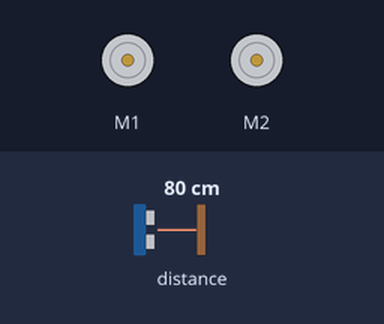
Bench run of a program on a simulated BBC micro:bit (MakeCode). On the bench: 2 × DC motor (green arrow = forward, orange = backward, longer = faster). The inputs (shaded band) are chosen by the test bench; at power-on: distance to the obstacle 80 cm.

Above: at 1.2 s.
1.3 s: distance to the obstacle set to 11 cm
2.8 s: distance to the obstacle set to 8 cm
At 2.96 s:
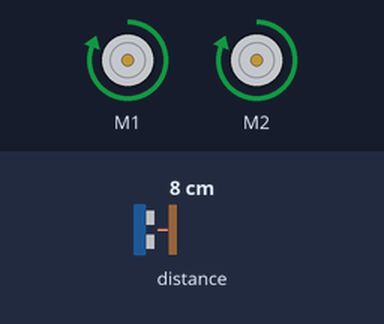
5.8 s: distance to the obstacle set to 18 cm
At 5.8 s:
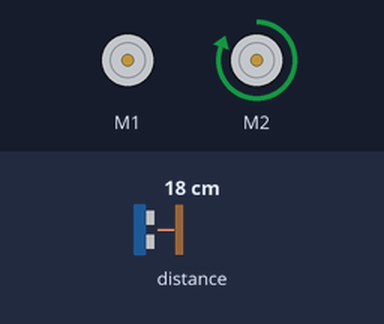
7.3 s: distance to the obstacle set to 2 cm
At 7.46 s:
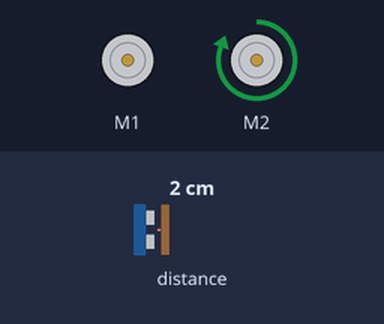
Timing chart, 0 to 11.3 s (numbered marks = the images above; inputs shaded):
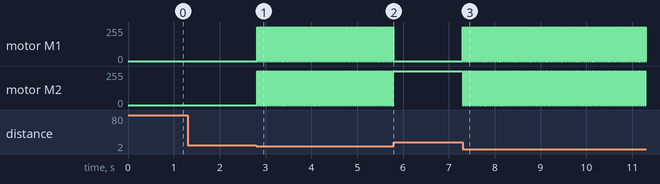

Measured:
- the behaviour switches between 10 and 9 cm on distance to the obstacle (found by bisection; images 0 and 1)
- after the input at 1.3 s, every drawn part: stays the same
- after the input at 2.8 s, motor M1, motor M2: alternates forward 255/255 for 0.02 s and stopped for 0.02 s, starting at once
- after the input at 5.8 s, motor M1: stops changing and stays stopped; motor M2: stops changing and stays forward 255/255
- after the input at 7.3 s, motor M1, motor M2: alternates forward 255/255 for 0.02 s and stopped for 0.02 s, starting at once

The program:

main.ts
```typescript
let SmerDoprava = 0
let zmenenSmer = 0
function TurnLeft () {
    SmerDoprava = 0
    maqueen.motorStop(maqueen.Motors.M1)
    maqueen.motorRun(maqueen.Motors.M2, maqueen.Dir.CW, 255)
}
function ZmenSmer () {
    if (0 == SmerDoprava) {
        TurnRight()
    } else {
        TurnLeft()
    }
}
function TurnRight () {
    SmerDoprava = 1
    maqueen.motorRun(maqueen.Motors.M1, maqueen.Dir.CW, 255)
    maqueen.motorStop(maqueen.Motors.M2)
}
basic.forever(function () {
    if (true && 10 > maqueen.Ultrasonic(PingUnit.Centimeters)) {
        ZmenSmer()
        zmenenSmer = control.eventTimestamp()
    }
})
```

test.ts
```typescript
// Tady jsou testy. Při použití tohoto balíčku jako rozšíření nebude zkompilováno.
```
